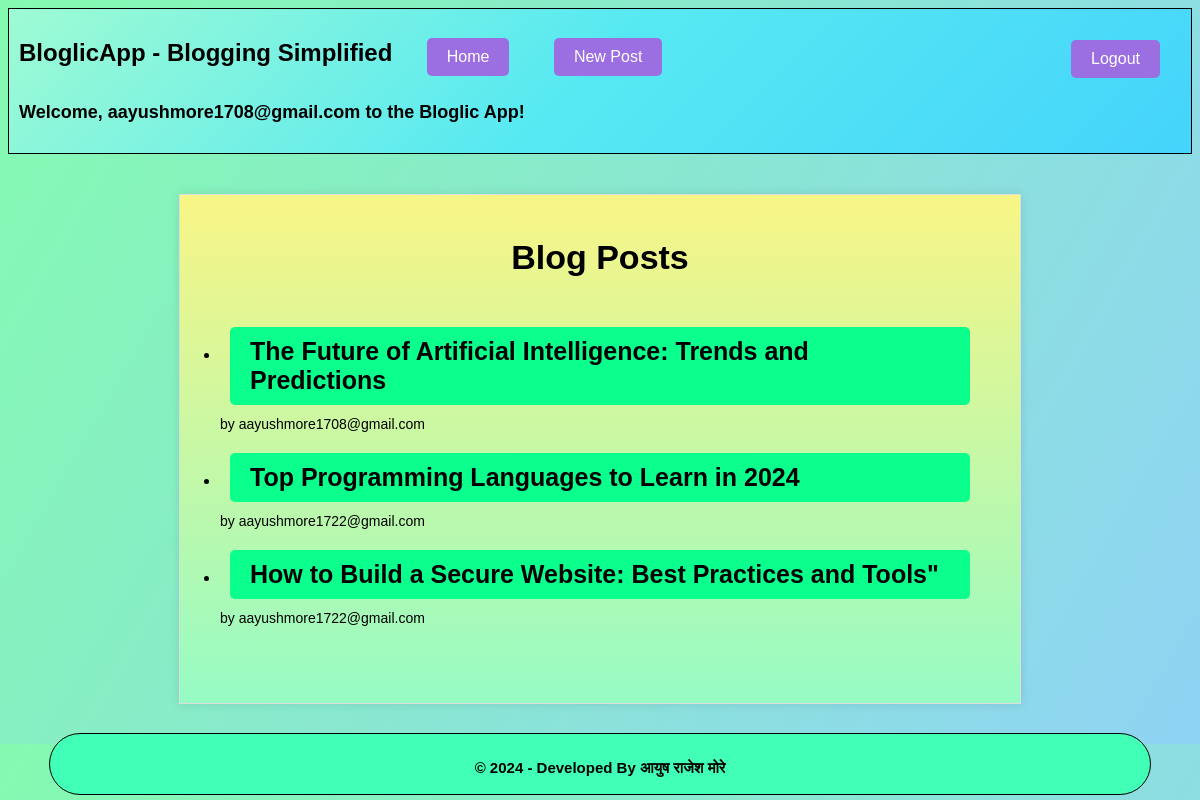
Screenshot of /blog/ (signed in) with the database file from the repository.
### BloglicApp/models.py (models this page shows, shortened)
class Post(models.Model):
    title = models.CharField(max_length=255)
    content = models.TextField()
    author = models.ForeignKey(User, on_delete=models.CASCADE)
    created_at = models.DateTimeField(auto_now_add=True)
    updated_at = models.DateTimeField(auto_now=True)
    likes = models.ManyToManyField(User, related_name='post_likes')
    CHOICES = (
        ('Draft', 'Draft'),
        ('Published', 'Published')
        )
    status = models.CharField(max_length=10, choices=CHOICES)

### BloglicApp/views.py (the view)
# urls.py: path('blog/', views.post_list, name='post_list'),
@login_required
def post_list(request):
    posts = Post.objects.all()
    return render(request, 'blog/post_list.html', {'posts': posts})

### BloglicApp/templates/blog/post_list.html (shortened to what this page needs)
{% extends 'base.html' %}
{% block content %}
<div class="containerPost">
    <h1 class="title">Blog Posts</h1>
    {% if posts %}
    <ul class="post-list">
        {% for post in posts %}
        <li class="post">
            <a href="{% url 'post_detail' post.pk %}" class="post-link">{{ post.title }}</a>
            <span class="author">by {{ post.author }}</span>
        </li>
        {% endfor %}
    </ul>
    {% else %}
    <p class="no-posts">No posts available.</p>
    {% endif %}
</div>
{% endblock %}

### BloglicApp/templates/base.html (shortened to what this page needs)
{% load static %}
<!DOCTYPE html>
<html>
<head>
    <link rel="stylesheet" href="{% static 'css/style.css' %}">
    <link rel="stylesheet" href="https://cdnjs.cloudflare.com/ajax/libs/font-awesome/5.15.3/css/all.min.css" />
</head>
<body>
    <header>
        <nav>
            <ul>
                <li>
                    <h2><b>BloglicApp</b> - Blogging Simplified</h2>
                </li>
                <li><a href="{% url 'home' %}">Home</a></li>
                {% if request.user.is_authenticated %}
                <li><a href="{% url 'post_create' %}" class="link">New Post</a> </li>
        <li><h2 class="message">Welcome, {{ request.user.username }} to the Bloglic App!</h2></li>
                {% endif %}
                {% if request.user.is_authenticated %}
                <li class="righttop"><a href="{% url 'logout' %}">Logout</a></li>
                {% endif %}
            </ul>
        </nav>
    </header>
    <main>
        {% block content %}{% endblock %}
    </main>
    <footer>
        <p>&copy; 2024 - Developed By आयुष राजेश मोरे</p>
    </footer>
</body>
</html>

### BloglicApp/static/css/style.css (style rules this page uses)
body { font-family: Arial, sans-serif; background-image: linear-gradient(120deg, #84fab0 0%, #8fd3f4 100%); }
nav { background-image: linear-gradient(-225deg, #9EFBD3 0%, #57E9F2 48%, #45D4FB 100%); border: 1px solid black; }
.containerPost { max-width: 800px; margin: 40px auto; padding: 20px; background-image: linear-gradient(to top, #96fbc4 0%, #f9f586 100%); border: 1px solid #ddd; box-shadow: 0 0 10px rgba(0, 0, 0, 0.1); }
a,.add-comment-form-button,#add-comment-button { background-color: #9b6ee2; color: white; padding: 10px 20px; text-decoration: none; margin:10px; border-radius: 5px; cursor: pointer; }
.righttop { position: absolute; top: 30px; right: 10px; }
.button, a { display: inline-block; vertical-align: middle; }
.message { font-size: 18px; margin-bottom: 20px; }
footer { position: fixed; bottom: 0; height: 40px; margin-bottom: 5px; width: 90%; left: 50%; transform: translateX(-50%); display: flex; justify-content: center; text-align: center; font-size: 15px; font-weight: bold; background-color: #41ffb6; padding: 10px; border-radius: 50px; border: 1px solid black; }
nav { background-color: #e4ee5f; padding: 10px; }
nav ul { list-style: none; margin: 0; padding: 0; display: inline-block; }
nav li { display: inline-block; margin-right: 20px; }
nav a { color: white; text-decoration: none; }
.post-list { display: block; padding: 20px; }
.post { margin-bottom: 20px; }
.post-link { display: block; font-size: 25px; font-weight: bold; color: black; background-color: #0bff8d; transition: font-weight 0.2s; }
.author { font-size: 14px; color: #000000; margin-top: 10px; margin-bottom: 20px; }
.link { font-size: 16px; text-decoration: none; margin: 0 10px; }
.containerPost h1 { text-align: center; font-size: 34px; font-weight: bold; margin-bottom: 20px; }

### rows the page displays
Post: title "The Future of Artificial Intelligence: Trends and Predictions", author "aayushmore1708@gmail.com"
Post: title "Top Programming Languages to Learn in 2024", author "aayushmore1722@gmail.com"
Post: title "How to Build a Secure Website: Best Practices and Tools\"", author "aayushmore1722@gmail.com"

### other values shown
{{ request.user.username }} "aayushmore1708@gmail.com"
